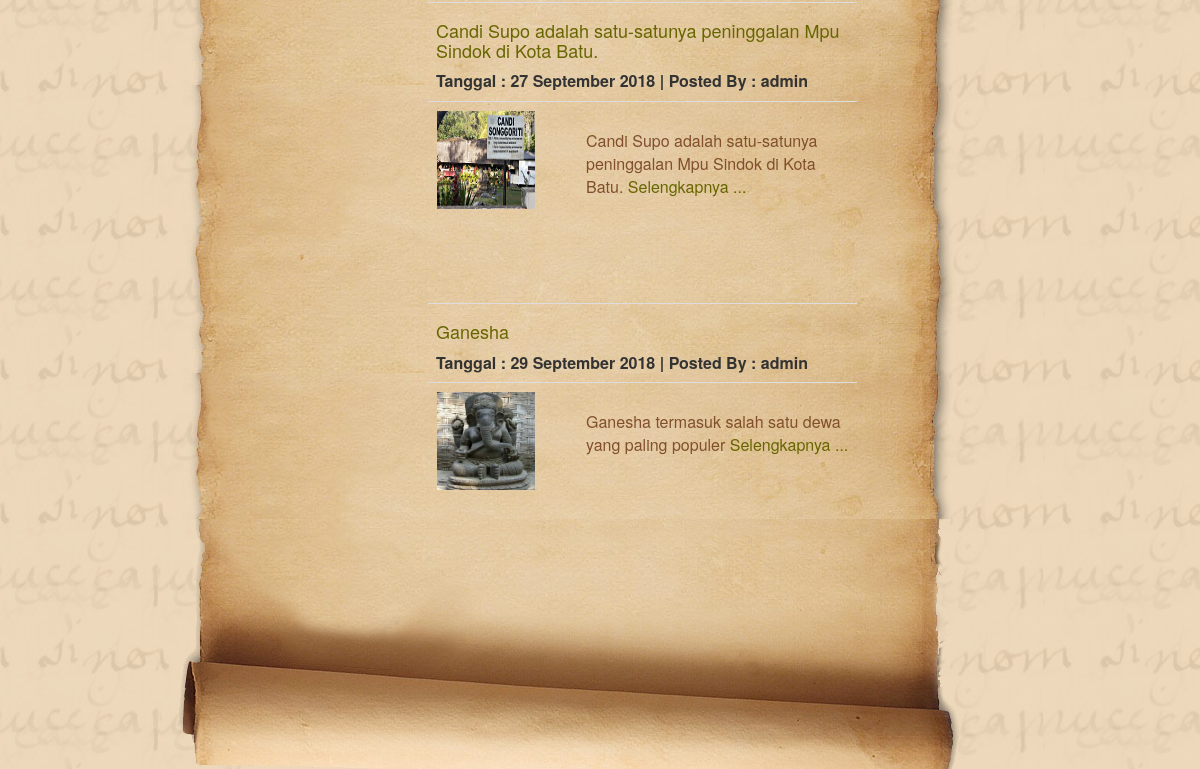
The app's page / (lower part), older data.
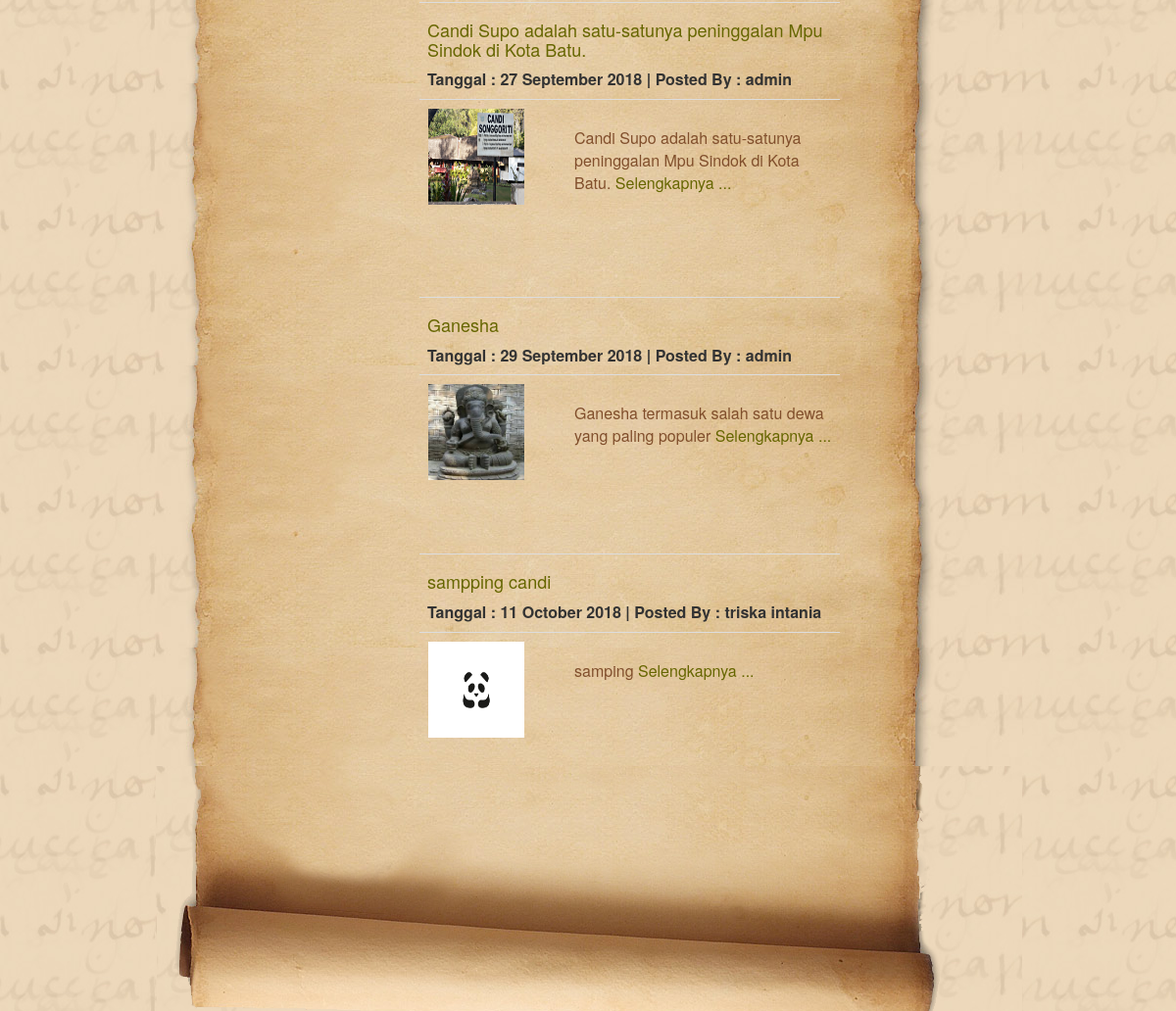
The same page, newer data.
### tables this page shows
CREATE TABLE `news` (
  `id_news` int(11) NOT NULL,
  `title` varchar(100) NOT NULL,
  `headline` varchar(100) NOT NULL,
  `about` text NOT NULL,
  `photo` varchar(200) NOT NULL,
  `author` varchar(20) NOT NULL,
  `date` date NOT NULL
);

### application/controllers/Home.php (called while the page is built, shortened)
<?php
class Home extends CI_Controller
{
    public function index()
    {
        $data['list'] = $this->News_model->get();
        $this->load->view('index',$data);
    }
}
?>

### index.php (called while the page is built, shortened)
<?php
require_once BASEPATH.'core/CodeIgniter.php';

### application/models/News_model.php (called while the page is built, shortened)
<?php
class News_model extends CI_Model
{
    public function get()
    { return $this->db->get('news')->result(); }
}
?>

### application/views/index.php (the view, shortened to what this page needs)
<?php include('header.php') ?>
    <div id="content">
        <br>
        <table width="429">
        <?php foreach ($list as $l) { ?>
            <tr>
                <td>
                <br><br>
                    <table class="table">
                        <tr>
	                        <td colspan="2">
	                            <a href="<?php echo site_url('home/detail/'.$l->id_news) ?>">
                                    <h4><?php echo $l->title ?><br></h4>
                                </a>
                                <strong>Tanggal : <?php echo date("d F Y", strtotime($l->date)) ?> | Posted By : <?php echo $l->author ?></strong>
                            </td>
                        </tr>
                        <tr>
                            <td width="150">
                                <img src="<?php echo base_url('assets/foto/'.$l->photo)?>" style="height:100px;width:100px" class="img-polaroid">
                            </td>
                            <td align="left">
                                <p><?php echo $l->headline ?>
                                    <a href="<?php echo site_url('home/detail/'.$l->id_news) ?>" class="btn-link">Selengkapnya ...</a>
                                </p>
                            </td>
                        </tr>
                    </table>
                </td>
            </tr>
        <?php } ?>
        </table>
    </div>
<?php include('footer.php') ?>

Row changes from the older to the newer data that the page shows:
added news: title "sampping candi", date "11 October 2018", author "triska intania", photo (picture), headline "samping"
